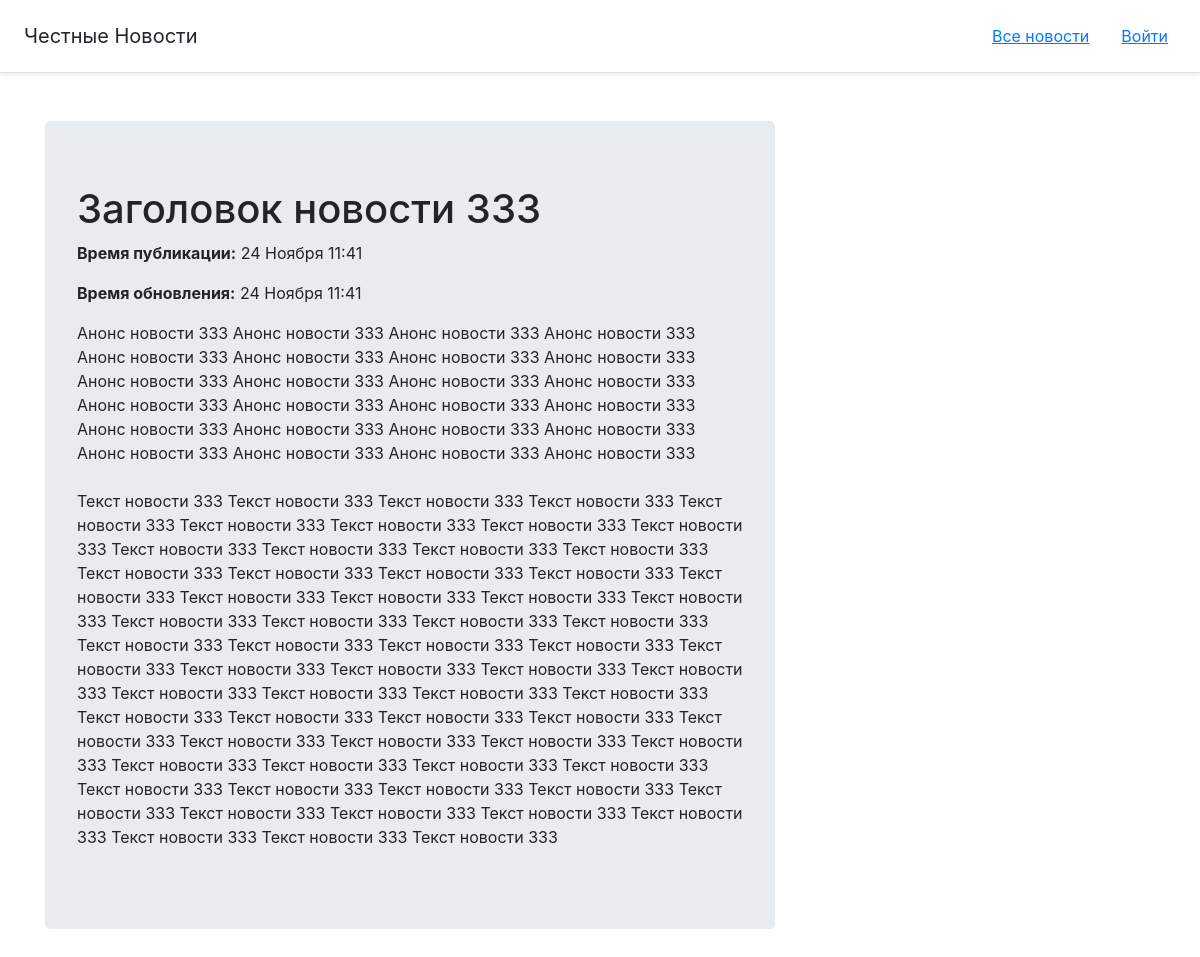
/article.php?id=54, run on the app's committed database.
### tables this page shows
CREATE TABLE `articles` (
  `id` int UNSIGNED NOT NULL,
  `title` varchar(255) NOT NULL,
  `announce` text NOT NULL,
  `body` text NOT NULL,
  `created_at` int UNSIGNED NOT NULL,
  `updated_at` int UNSIGNED NOT NULL
);

### functions.php (called while the page is built)
<?php
function show_date($time): string
{
    $date = date('d ', $time);
    $months = ["Января", "Февраля", "Марта", "Апреля", "Мая", "Июня", "Июля", "Августа",
        "Сентября", "Октября", "Ноября", "Декабря"];
    $date .= $months[date('n', $time) - 1];
    $date .= date(' H:i', $time);
    return $date;
}

### article.php (the view, shortened to what this page needs)
<?php
global $pdo;
$sql = 'SELECT * FROM `articles` WHERE `id` = :id';
$query = $pdo->prepare($sql);
$query->execute(['id' => $_GET['id']]);
$article = $query->fetch(PDO::FETCH_OBJ);
require 'blocks/head.php';
?>
<?php require 'blocks/header.php' ?>
<?php require 'functions.php' ?>
<main class="container mt-5">
    <div class="row">
        <div class="col-md-8">
            <div class="jumbotron">
                <h1><?=$article->title?></h1>
                <p><?php
                    echo "<b>Время публикации:</b> " . show_date($article->created_at);
                    ?></p>
                <p><?php
                    echo "<b>Время обновления:</b> " . show_date($article->updated_at);
                    ?></p>
                <p>
                    <?=$article->announce?>
                    <br><br>
                    <?=$article->body?>
                </p>
            </div>
        </div>
    </div>
</main>

### resources/style.css (style rules this page uses)
* { margin: 0; padding: 0; }

### data on the page
articles: title "Заголовок новости 333", created_at "24 Ноября 11:41", updated_at "24 Ноября 11:41", announce "Анонс новости 333 Анонс новости 333 Анонс новости 333 Анонс новости 333 Анонс новости 333 Анонс новости 333 Анонс новости 333 Анонс новости 333 Анонс новости 333 Анонс новости 333 Анонс новости 333 Анонс новости 333 Анонс новости 333 Анонс новости 333 Анонс новости 333 Анонс новости 333 Анонс новости 333 Анонс новости 333 Анонс новости 333 Анонс новости 333 Анонс новости 333 Анонс новости 333 Анонс новости 333 Анонс новости 333", body "Текст новости 333 Текст новости 333 Текст новости 333 Текст новости 333 Текст новости 333 Текст новости 333 Текст новости 333 Текст новости 333 Текст новости 333 Текст новости 333 Текст новости 333 Текст новости 333 Текст новости 333 Текст новости 333 Текст новости 333 Текст новости 333 Текст новости 333 Текст новости 333 Текст новости 333 Текст новости 333 Текст новости 333 Текст новости 333 Текст новости 333 Текст новости 333 Текст новости 333 Текст новости 333 Текст новости 333 Текст новости 333 Текст новости 333 Текст новости 333 Текст новости 333 Текст новости 333 Текст новости 333 Текст новости 333 Текст новости 333 Текст новости 333 Текст новости 333 Текст новости 333 Текст новости…"
